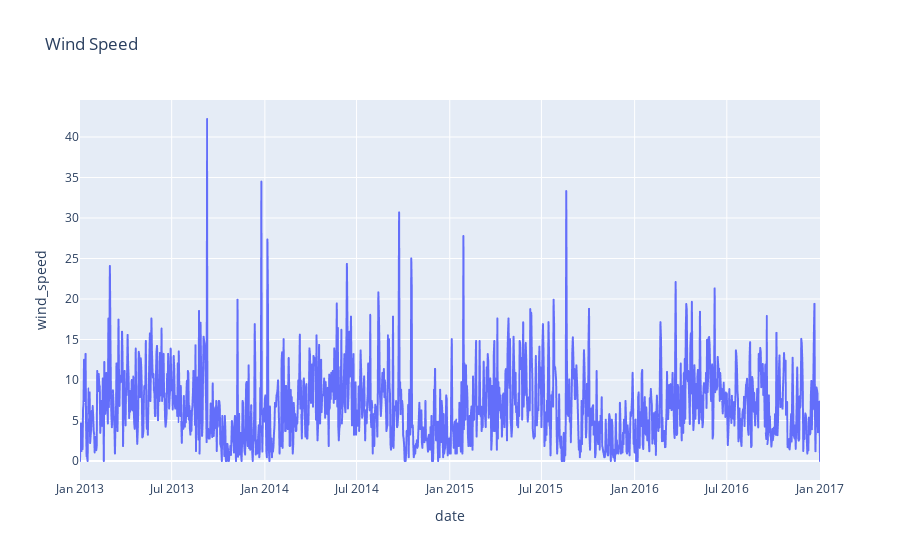

The notebook cell this image was saved under:
### Code cell
figure = px.line(df, x="date", 
                 y="wind_speed", 
                 title='Wind Speed')
figure.show()

### Figure 1 — Plotly figure (JSON) as saved in the notebook; plotly's stock layout.template omitted (floating-point values rounded to 4 significant figures; data arrays with more than 128 entries replaced by an {"elided": "..."} marker saying what was removed)
{"data": [{"hovertemplate": "date=%{x}<br>wind_speed=%{y}<extra></extra>", "legendgroup": "", "line": {"color": "#636efa", "dash": "solid"}, "marker": {"symbol": "circle"}, "mode": "lines", "name": "", "showlegend": false, "type": "scattergl", "x": {"elided": "1462 str values"}, "xaxis": "x", "y": {"elided": "1462 float values"}, "yaxis": "y"}], "layout": {"legend": {"tracegroupgap": 0}, "title": {"text": "Wind Speed"}, "xaxis": {"anchor": "y", "domain": [0, 1], "title": {"text": "date"}}, "yaxis": {"anchor": "x", "domain": [0, 1], "title": {"text": "wind_speed"}}}}
